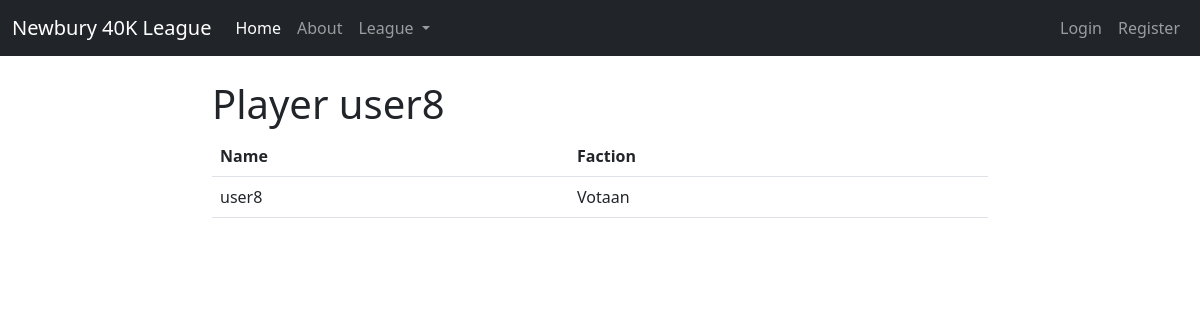
Page /player/10/ on the earlier database version.
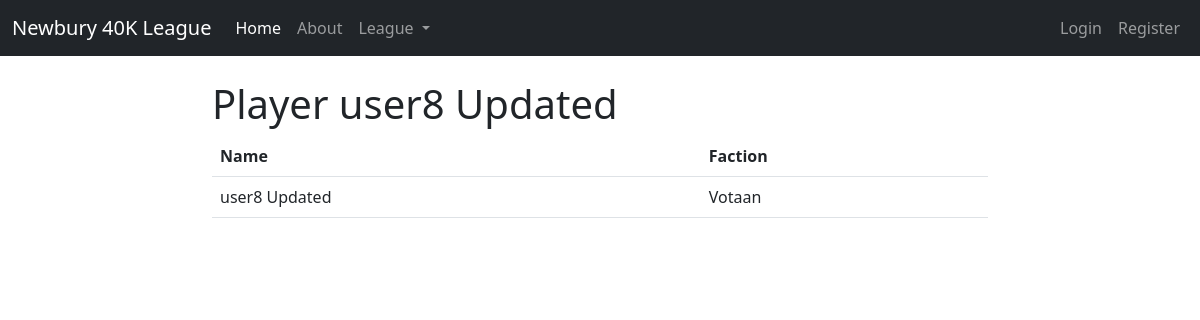
Same page on the later database version.
### league/models.py (models this page shows, shortened)
class Player(models.Model):
    user_id = models.OneToOneField(User, on_delete=models.CASCADE)
    name = models.CharField(max_length=50)
    email = models.EmailField(max_length=100)
    faction = models.TextField()

### league/views.py (the view)
# urls.py: path('player/<int:pk>/', views.PlayerDetailView.as_view(), name="player-detail"),
class PlayerDetailView(DetailView):
    model = models.Player
    fields = ['name', 'faction']

### league/templates/league/player_detail.html (shortened to what this page needs)
{% extends 'league/base.html' %}
{% block content %}
<h1>Player {{object.name}}</h1>
    <table class="table">
        <thead>
          <tr>
            <th scope="col">Name</th>
            <th scope="col">Faction</th>
          </tr>
        </thead>
        <tbody>
          <tr>
            <td>{{ object.name }}</td>
            <td>{{ object.faction }}</td>
          </tr>
        </tbody>
      </table>
{% endblock content %}

Differences in the rows shown:
changed Player "Votaan": name "user8" → "user8 Updated"
